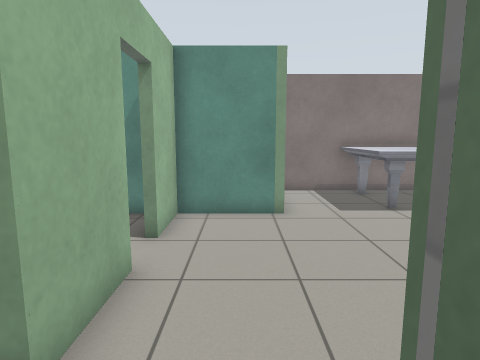
view 1 (above)

19 first-person views from a walk through a world built for the Gazebo simulator. The camera is 1.2 m above the floor, tilts 8° down and sees 75° across. The lines on the ground mark 1 m squares. The floor is counted in squares, 0.5 m on a side. Each view is taken from the middle of a square. On the plan, view 1 faces up. The plan holds only what a view shows up to about 19 squares ahead; the rest is blank. Gazebo's built-in surfaces are drawn with simple patterns. Some surface patterns are stand-ins.

view 2
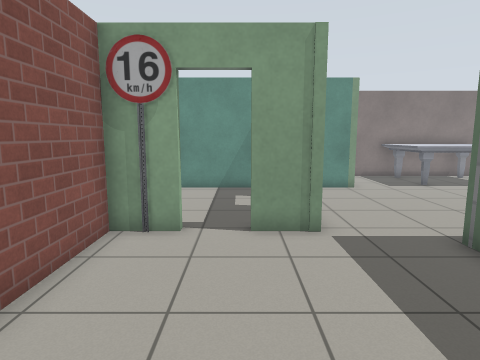

view 3
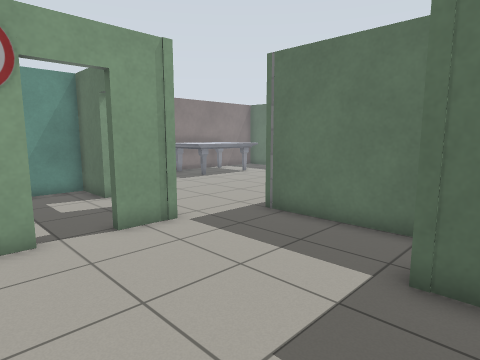

view 4
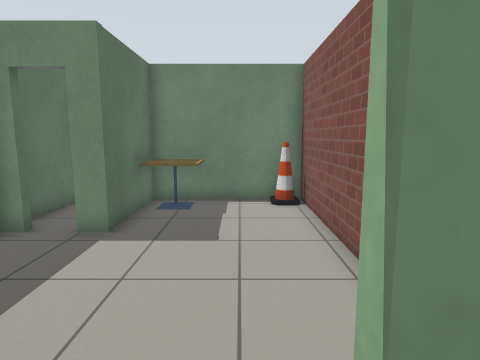

view 5
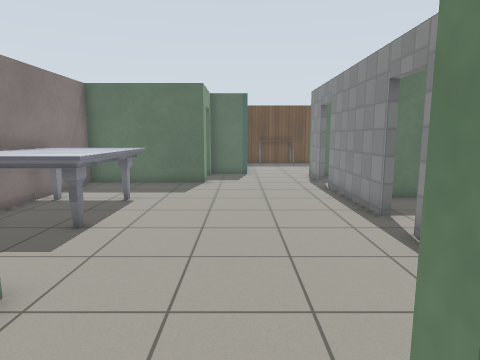

view 6
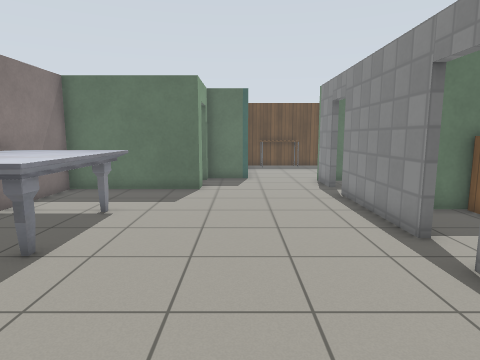

view 7
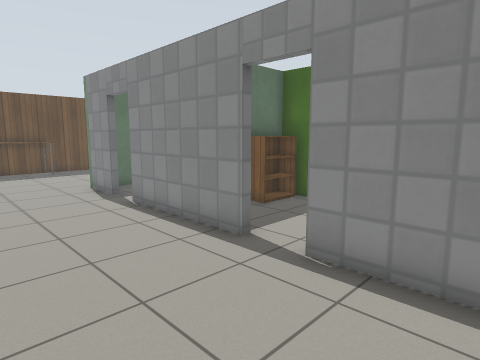

view 8
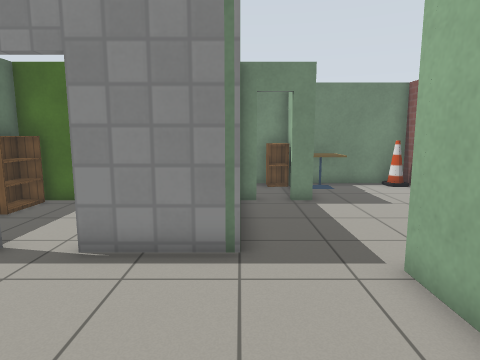

view 9
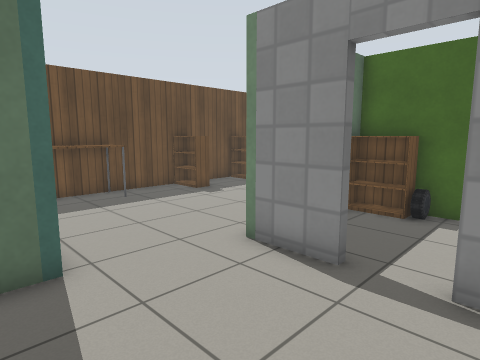

view 10
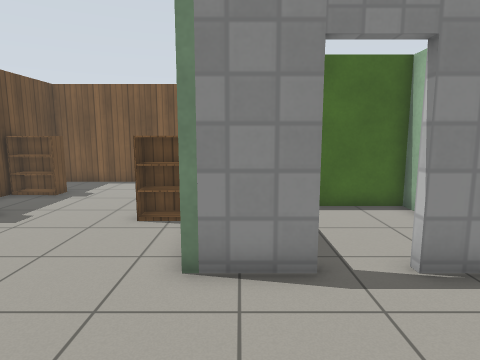

view 11
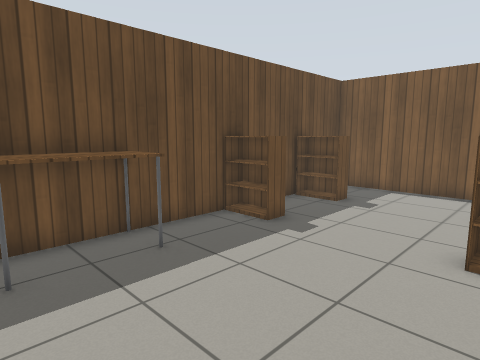

view 12
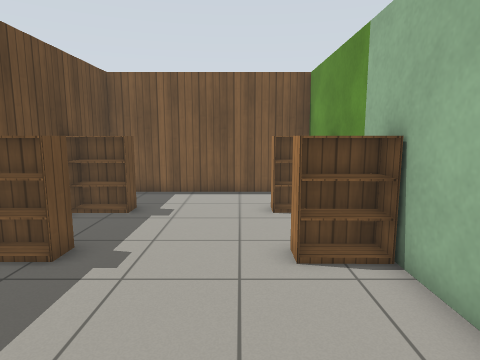

view 13
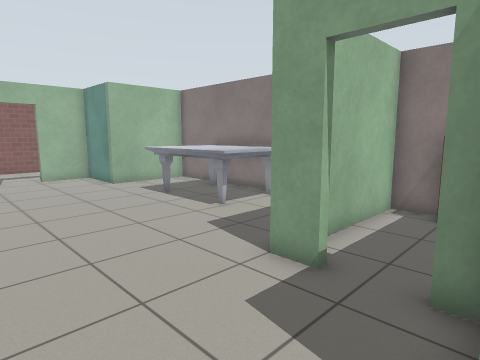

view 14
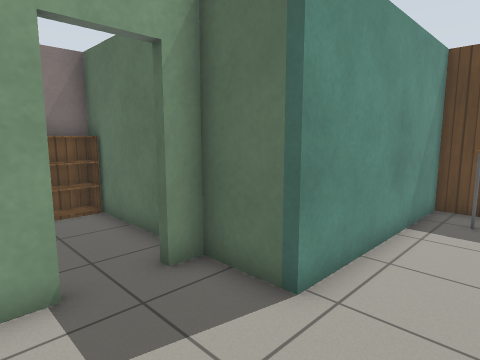

view 15
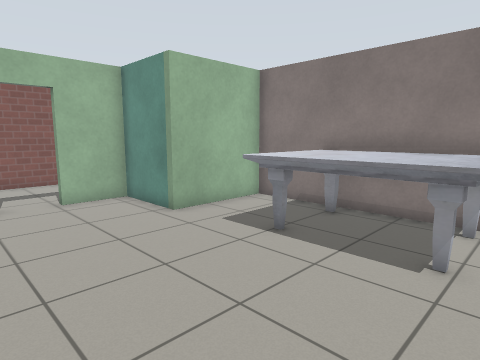

view 16
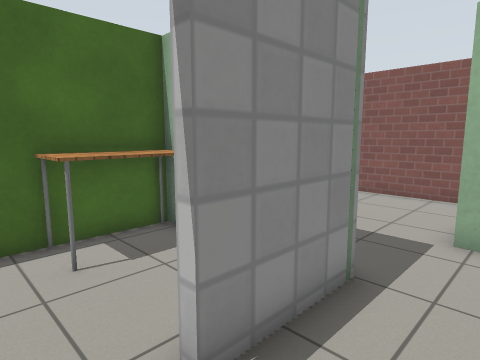

view 17
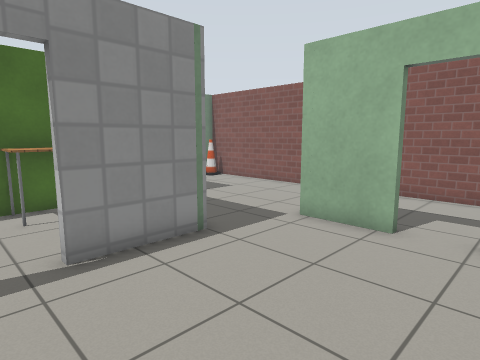

view 18
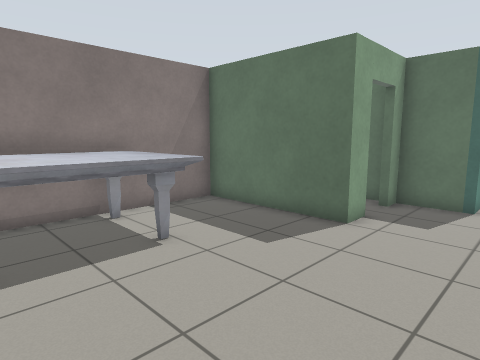

view 19
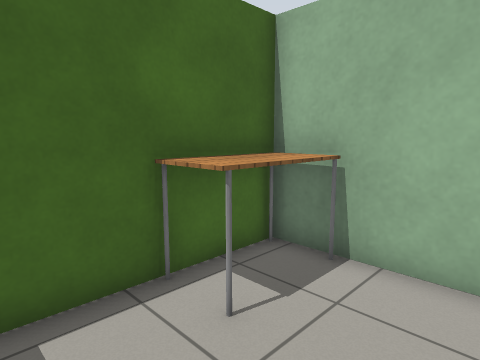

### Floor plan
Ten units are one square. View 1 is at (0, 0); x grows to the right and y downward. Boxes are objects, and circles mark ways between rooms. Rooms are numbered by the first view taken in them; rooms with no view inside come last. Other rooms are left out.
<svg viewBox="-80 -142 330 241">
<path fill="none" stroke="#000" d="M-55 -27 -73 -27 -73 54M-20 -27 -38 -27M-17 55 -17 36 -9 36M4 36 10 36M10 29 10 -18M-22 -71 -22 -95 -67 -95M-73 -85 -73 -38M62 -18 118 -18M142 -78 130 -78 130 -137 14 -137 14 -95 -20 -95 -20 -71M10 -18 44 -18M136 -18 161 -18M-20 -54 -20 -27M168 -55 168 -78 160 -78M160 -5 160 94 245 94 245 -55 168 -55M13 -5 13 36 91 36 91 -1M94 27 94 36 157 36 157 29M157 1 157 -10M-14 79 2 79M11 73 11 48M-73 54 -73 79 -17 79M168 -84 168 -137 133 -137 133 -96"/>
<rect x="-65" y="-35" width="10" height="10" fill="#bbb"><title>speed sign</title></rect>
<rect x="45" y="-135" width="50" height="40" fill="#bbb"><title>marble table</title></rect>
<rect x="165" y="55" width="20" height="10" fill="#bbb"><title>bookshelf</title></rect>
<rect x="165" y="15" width="20" height="10" fill="#bbb"><title>bookshelf</title></rect>
<rect x="225" y="55" width="20" height="10" fill="#bbb"><title>bookshelf</title></rect>
<rect x="225" y="15" width="20" height="10" fill="#bbb"><title>bookshelf</title></rect>
<rect x="225" y="-45" width="20" height="30" fill="#bbb"><title>table</title></rect>
<rect x="15" y="15" width="30" height="20" fill="#bbb"><title>table</title></rect>
<rect x="75" y="15" width="20" height="20" fill="#bbb"><title>bookshelf</title></rect>
<rect x="135" y="25" width="10" height="10" fill="#bbb"><title>car</title></rect>
<rect x="145" y="25" width="10" height="10" fill="#bbb"><title>bookshelf</title></rect>
<rect x="-75" y="65" width="10" height="10" fill="#bbb"><title>cone</title></rect>
<rect x="-35" y="55" width="20" height="20" fill="#bbb"><title>cafe table</title></rect>
<rect x="-15" y="65" width="10" height="10" fill="#bbb"><title>cabinet</title></rect>
<rect x="145" y="-135" width="20" height="10" fill="#bbb"><title>bookshelf</title></rect>
<circle cx="-45" cy="-30" r="3" fill="#2a7"/>
<circle cx="-5" cy="-20" r="3" fill="#2a7"/>
<circle cx="-5" cy="40" r="3" fill="#2a7"/>
<circle cx="-50" cy="45" r="3" fill="#2a7"/>
<circle cx="-20" cy="-65" r="3" fill="#2a7"/>
<circle cx="167" cy="-40" r="3" fill="#2a7"/>
<circle cx="55" cy="-20" r="3" fill="#2a7"/>
<circle cx="125" cy="-20" r="3" fill="#2a7"/>
<circle cx="155" cy="-80" r="3" fill="#2a7"/>
<text x="-40" y="10">1</text>
<text x="-50" y="-60">2</text>
<text x="70" y="-70">3</text>
<text x="210" y="20">4</text>
<text x="50" y="10">5</text>
<text x="120" y="10">6</text>
<text x="-30" y="60">7</text>
<text x="150" y="-110">8</text>
</svg>
Room 1 opens to room 2. Room 1 opens to room 3. Room 1 opens to room 7. Room 2 opens to room 3. Room 3 opens to room 4. Room 3 opens to room 5. Room 3 opens to room 6. Room 3 opens to room 8.

Where each view was taken, in squares from view 1:
view 1: 0 up, 0 right, facing up
view 2: 5 down, 4 left, facing up
view 3: 5 down, 7 left, facing up-right
view 4: 4 up, 5 left, facing down
view 5: 6 up, 3 left, facing right
view 6: 6 up, 1 left, facing right
view 7: 7 up, 1 right, facing down-right
view 8: 8 up, 1 right, facing down
view 9: 7 up, 11 right, facing down-right
view 10: 7 up, 15 right, facing down
view 11: 5 up, 17 right, facing down-right
view 12: 4 up, 19 right, facing down
view 13: 3 up, 17 right, facing up-left
view 14: 3 up, 13 right, facing up-right
view 15: 4 up, 10 right, facing up-left
view 16: 4 up, 6 right, facing down-left
view 17: 8 up, 6 right, facing down-left
view 18: 4 up, 5 right, facing up-right
view 19: 1 up, 7 right, facing down-left
